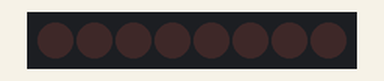
Recording of a sketch running on a simulated Arduino Uno, built with avr-gcc and run on an emulated ATmega328P. Parts: 8 shift-register outputs drawn as a row of LEDs (first output left, lit = HIGH). Wiring (inferred from the names in the program): shift register (74HC595): data pin 4; shift clock pin 6; latch pin 5. Wiring (inferred from the signals the program sends): row of LEDs: on Q0, Q1, Q2, Q3, Q4, Q5, Q6, Q7.

Above: at 0.02 s.
At 0.27 s:
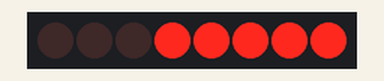
At 0.57 s:
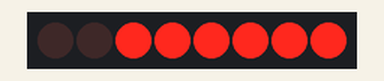
At 1.12 s:
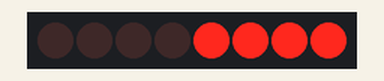
At 1.67 s:
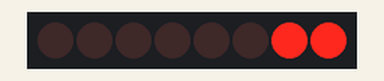
At 2.25 s:
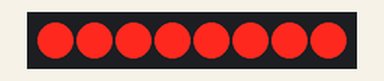
Timing chart, 0 to 3.0 s (numbered marks = the images above):
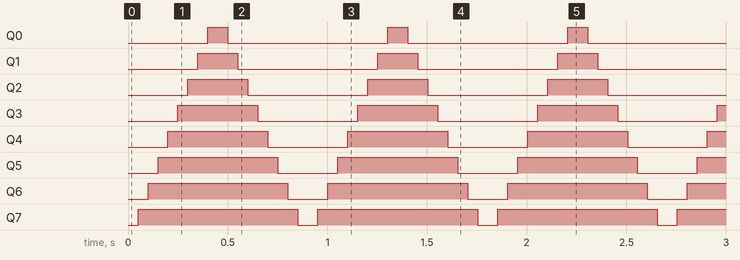

The sketch:

Better_Array.ino
```cpp
/*
Adafruit Arduino - Lesson 4. 8 LEDs and a Shift Register
*/

int latchPin = 5;
int clockPin = 6;
int dataPin = 4;

byte leds = 0;

void setup()
{
  pinMode(latchPin, OUTPUT);
  pinMode(dataPin, OUTPUT);
  pinMode(clockPin, OUTPUT);
}

void loop()
{
  leds = 0;
  updateShiftRegister();
  delay(50);
  for (int i = 0; i < 8; i++)
  {
    bitSet(leds, i);
    updateShiftRegister();
    delay(50);
  }

  //leds = 0;

    for (int i = 8; i >= 0; i--)
  {
    bitClear(leds, i);
    updateShiftRegister();
    delay(50);
  }
}

void updateShiftRegister()
{
   digitalWrite(latchPin, LOW);
   shiftOut(dataPin, clockPin, LSBFIRST, leds);
   digitalWrite(latchPin, HIGH);
}
```

Measured:
- by itself, Q0: alternates HIGH for 0.10 s and LOW for 0.80 s
- by itself, Q1: alternates HIGH for 0.20 s and LOW for 0.70 s
- by itself, Q2: alternates HIGH for 0.30 s and LOW for 0.60 s
- by itself, Q3: alternates HIGH for 0.40 s and LOW for 0.50 s
- by itself, Q4: alternates HIGH for 0.50 s and LOW for 0.40 s
- by itself, Q5: alternates HIGH for 0.60 s and LOW for 0.30 s
- by itself, Q6: alternates HIGH for 0.70 s and LOW for 0.20 s
- by itself, Q7: alternates HIGH for 0.80 s and LOW for 0.10 s
